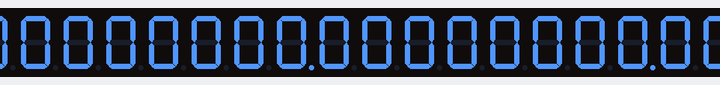
Simulated run of this sketch. Board: Arduino Uno, built with avr-gcc and run on an emulated ATmega328P. Shown: 32-digit seven-segment display. Wiring (inferred from the names in the program): 10 × MAX7219 LED driver: data pin 11; clock pin 13; CS pin 7.

Above: at 0.03 s.
At 9.66 s:
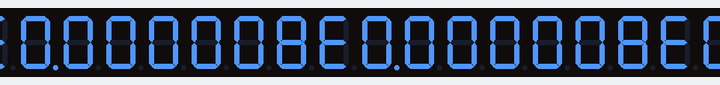
At 14.94 s:
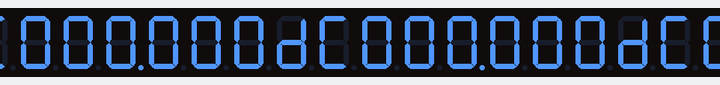
At 20.23 s:
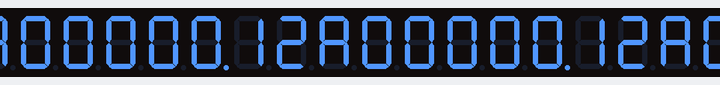
At 29.18 s:
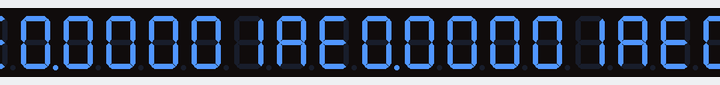
At 39.89 s:
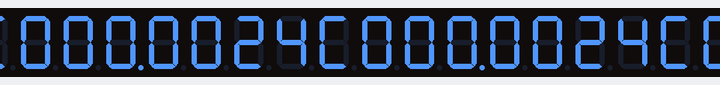

The sketch:

max_simple.ino
```cpp
//
// Use one MAX7219 to control 8-digit seven-segment display
// the display module: http://www.icshop.com.tw/product_info.php/products_id/20686
//
// MAX7219 datasheet: https://datasheets.maximintegrated.com/en/ds/MAX7219-MAX7221.pdf
//
//From: https://docs.labs.mediatek.com/resource/linkit7697-arduino/en/tutorial/driving-7-segment-displays-with-max7219

// the MAX7219 address map (datasheet table 2)
#define MAX7219_DECODE_REG      (0x09)
#define MAX7219_INTENSITY_REG   (0x0A)
#define MAX7219_SCANLIMIT_REG   (0x0B)
#define MAX7219_SHUTDOWN_REG    (0X0C)
#define MAX7219_DISPLAYTEST_REG (0x0F)
#define MAX7219_DIGIT_REG(pos)  ((pos) + 1)

// shutdown mode (datasheet table 3)
#define MAX7219_OFF             (0x0)
#define MAX7219_ON              (0x1)

// pin 13 of MAX7219 (CLK)
const int clock_pin = 13;
// pin 12 of MAX7219 (LOAD)
const int data_latch_pin = 7;
// pin 1 of MAX7219 (DIN)
const int data_input_pin = 11;

// digit pattern for a 7-segment display. datasheet table 5
const byte digit_pattern[16] =
{
  B01111110,  // 0
  B00110000,  // 1
  B01101101,  // 2
  B01111001,  // 3
  B00110011,  // 4
  B01011011,  // 5
  B01011111,  // 6
  B01110000,  // 7
  B01111111,  // 8
  B01111011,  // 9
  B01110111,  // A
  B00011111,  // b
  B01001110,  // C
  B00111101,  // d
  B01001111,  // E
  B01000111   // F
};

#define DP_FLAG       (B10000000)
#define NUM_OF_DIGITS (8)

unsigned int counter = 0;
unsigned int digit_base = 16;

// update the register value of MAX7219

void set_register(byte address, byte value)
{
  digitalWrite(data_latch_pin, LOW);

  for(int c = 0; c< 10; c++){
    shiftOut(data_input_pin, clock_pin, MSBFIRST, address);
    shiftOut(data_input_pin, clock_pin, MSBFIRST, value);
  }
  digitalWrite(data_latch_pin, HIGH);
}

void init_max7219()
{
  // disable test mode. datasheet table 10
  set_register(MAX7219_DISPLAYTEST_REG, MAX7219_OFF);
  // set medium intensity. datasheet table 7
  set_register(MAX7219_INTENSITY_REG, 0x1);
  // turn off display. datasheet table 3
  set_register(MAX7219_SHUTDOWN_REG, MAX7219_OFF);
  // drive 8 digits. datasheet table 8
  set_register(MAX7219_SCANLIMIT_REG, 7);
  // no decode mode for all positions. datasheet table 4
  set_register(MAX7219_DECODE_REG, B00000000);
}

void setup()
{
  // init pin states
  pinMode(clock_pin, OUTPUT);
  pinMode(data_latch_pin, OUTPUT);
  pinMode(data_input_pin, OUTPUT);

  // init MAX2719 states
  init_max7219();
}

void loop()
{
  int i;
  unsigned int number;
  unsigned int digit_value;
  byte byte_data;

  number = counter++;

  // turn off display first
  //set_register(MAX7219_SHUTDOWN_REG, MAX7219_OFF);

  // get every values in each position of those 8 digits based on "digit_base"
  //
  // digit_base should be <= 16
  //
  // for example, if digit_base := 2, binary values will be shown. If digit_base := 16, hexidecimal values will be shown
  //
  for (i = 0; i < NUM_OF_DIGITS; i++)
  {
    digit_value = number % digit_base;
    number /= digit_base;

    byte_data = digit_pattern[digit_value];

    if (counter % NUM_OF_DIGITS == i)
    {
      byte_data |= DP_FLAG;
    }

    set_register(MAX7219_DIGIT_REG(i), byte_data);
  }

  // turn on display
  set_register(MAX7219_SHUTDOWN_REG, MAX7219_ON);

  delay(50);
}
```
